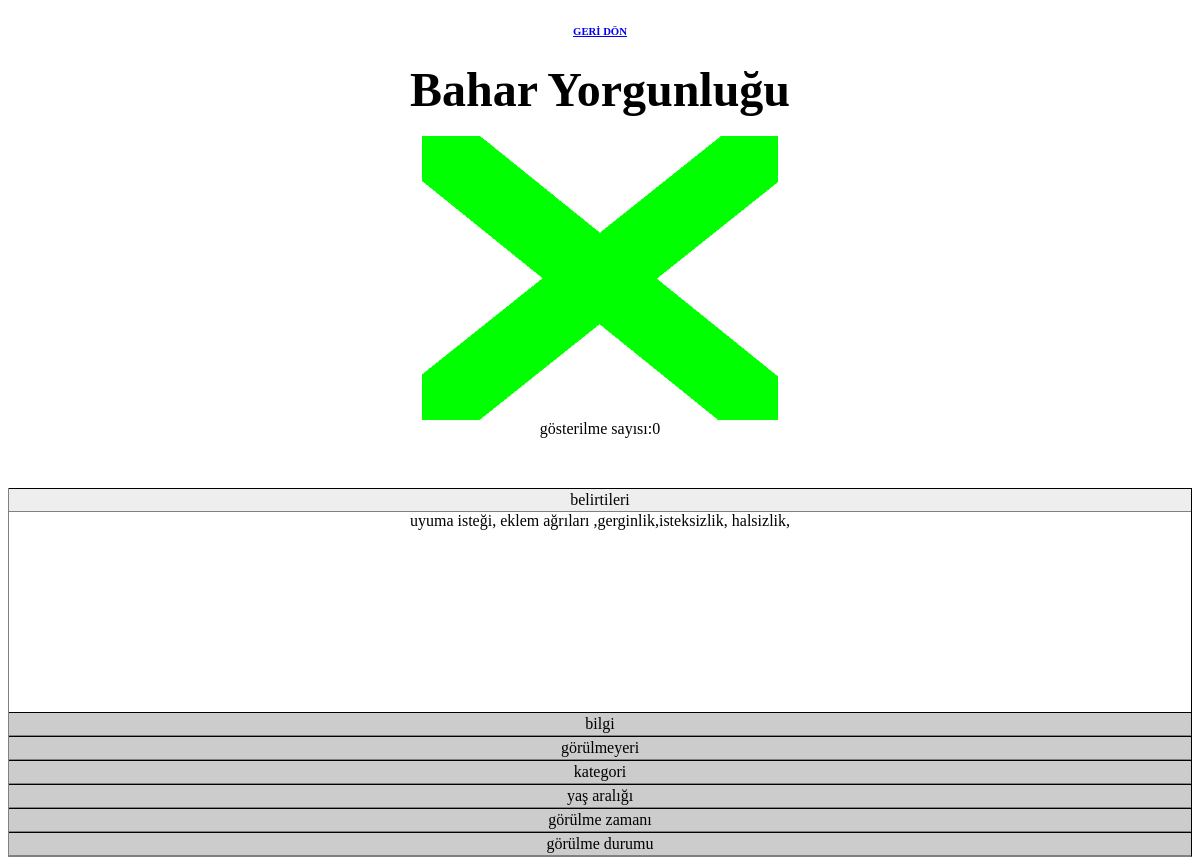
The page /www/yonetim/hastalikyonetimi/goster.php?isim=Bahar Yorgunluğu on the database its author committed.
### tables this page shows
CREATE TABLE IF NOT EXISTS `hastaliklar` (
  `adi` text NOT NULL,
  `belirtileri` text NOT NULL,
  `bilgi` text NOT NULL,
  `gorulmeyeri` text NOT NULL,
  `resim` text NOT NULL,
  `kategori` text NOT NULL,
  `gosterilme` text NOT NULL,
  `yas` text NOT NULL,
  `zaman` text NOT NULL,
  `durum` text NOT NULL,
  `aralik` text NOT NULL
);

### www/yonetim/hastalikyonetimi/goster.php (the view, shortened to what this page needs)
<?php $hedef=$_GET['isim']; include("../../veritabani/db.php"); ?>
<!DOCTYPE html PUBLIC "-//W3C//DTD XHTML 1.0 Transitional//EN" "http://www.w3.org/TR/xhtml1/DTD/xhtml1-transitional.dtd">
<html xmlns="http://www.w3.org/1999/xhtml">
<head>
<link href="../tasarim/SpryAccordion.css" rel="stylesheet" type="text/css" />
</head>
<body>
<p><center><a href="index.php"><h6>GERİ DÖN</h6></a></center></p>
<p>
  <?php
echo '<center><h3><strong><font size="20">'.$hedef.'</font>
</strong></h3></center>'
?>
  <?php
$sorgu="SELECT * FROM hastaliklar where adi = '$hedef'";
$result = mysql_query($sorgu, $connection );
for ($i=0; $i< mysql_num_rows($result) ; $i++) {
 $belirti=mysql_result($result, $i, "belirtileri");
 $bilgi=mysql_result($result, $i, "bilgi");
 $gorulmeyeri=mysql_result($result, $i, "gorulmeyeri");
 $resim=mysql_result($result, $i, "resim");
 $kategori=mysql_result($result, $i, "kategori");
 $gosterilme=mysql_result($result, $i, "gosterilme");
 $yas=mysql_result($result, $i, "yas");
 $zaman=mysql_result($result, $i, "zaman");
 $durum=mysql_result($result, $i, "durum");
}
?>
</p>
<p>
<center><img src="../<?php echo $resim?>" width="30%" height="%30" /></center><center><?php echo 'gösterilme sayısı:'.$gosterilme.''; ?></center>
</p>
<p>&nbsp;</p>
<?php
echo'
<div id="Accordion1" class="Accordion" tabindex="0">
  <div class="AccordionPanel">
    <div class="AccordionPanelTab"><center>belirtileri</center></div>
    <div class="AccordionPanelContent"><center>'.$belirti.'</center> </div>
  </div>
<div class="AccordionPanel">
    <div class="AccordionPanelTab"><center>bilgi</center></div>
    <div class="AccordionPanelContent"><center>'.$bilgi.'</center></div>
  </div>
<div class="AccordionPanel">
  <div class="AccordionPanelTab"><center>görülmeyeri<center></div>
  <div class="AccordionPanelContent"><center>'. $gorulmeyeri.'</center></div>
</div>
<div class="AccordionPanel">
  <div class="AccordionPanelTab"><center>kategori</center></div>
  <div class="AccordionPanelContent"><center>'.$kategori.'</center></div>
</div>
<div class="AccordionPanel">
  <div class="AccordionPanelTab"><center>yaş aralığı</center></div>
  <div class="AccordionPanelContent"><center>'.$yas.'</center></div>
</div>
<div class="AccordionPanel">
  <div class="AccordionPanelTab"><center>görülme zamanı</center></div>
  <div class="AccordionPanelContent"><center>'.$zaman.'</center></div>
</div>
<div class="AccordionPanel">
  <div class="AccordionPanelTab"><center>görülme durumu</center></div>
  <div class="AccordionPanelContent"><center>'.$durum.'</center></div>
</div>
</div>'
?>
</body>
</html>

### www/yonetim/tasarim/SpryAccordion.css (style rules this page uses)
.Accordion { border-left: solid 1px gray; border-right: solid 1px black; border-bottom: solid 1px gray; overflow: hidden; }
.AccordionPanel { margin: 0px; padding: 0px; }
.AccordionPanelTab { background-color: #CCCCCC; border-top: solid 1px black; border-bottom: solid 1px gray; margin: 0px; padding: 2px; cursor: pointer; -moz-user-select: none; -khtml-user-select: none; }
.AccordionPanelContent { overflow: auto; margin: 0px; padding: 0px; height: 200px; }
.AccordionPanelOpen .AccordionPanelTab { background-color: #EEEEEE; }

### rows shown on the page
hastaliklar: resim (picture), gosterilme "0", belirtileri "uyuma isteği, eklem ağrıları ,gerginlik,isteksizlik, halsizlik,"

### other values the page prints
$hedef "Bahar Yorgunluğu"
